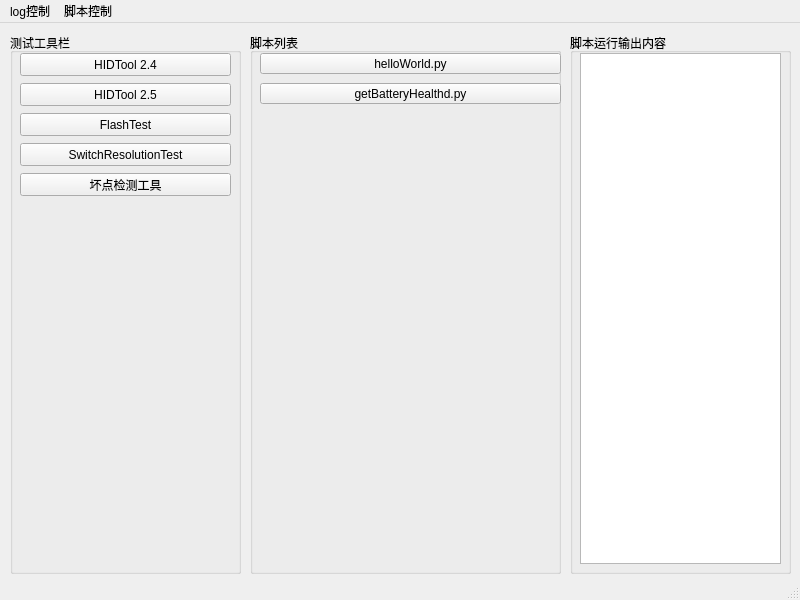
<?xml version="1.0" encoding="UTF-8"?>
<ui version="4.0">
 <class>MainWindow</class>
 <widget class="QMainWindow" name="MainWindow">
  <property name="geometry">
   <rect>
    <x>0</x>
    <y>0</y>
    <width>800</width>
    <height>600</height>
   </rect>
  </property>
  <property name="minimumSize">
   <size>
    <width>800</width>
    <height>600</height>
   </size>
  </property>
  <property name="maximumSize">
   <size>
    <width>800</width>
    <height>600</height>
   </size>
  </property>
  <property name="windowTitle">
   <string>视熙测试工具箱</string>
  </property>
  <property name="windowIcon">
   <iconset>
    <normaloff>C:/Users/CHENGUANGTAO/.designer/backup/seevi_64.ico</normaloff>C:/Users/CHENGUANGTAO/.designer/backup/seevi_64.ico</iconset>
  </property>
  <property name="toolTip">
   <string>视熙科技测试部工具箱</string>
  </property>
  <property name="autoFillBackground">
   <bool>false</bool>
  </property>
  <property name="iconSize">
   <size>
    <width>64</width>
    <height>64</height>
   </size>
  </property>
  <property name="documentMode">
   <bool>false</bool>
  </property>
  <property name="tabShape">
   <enum>QTabWidget::Rounded</enum>
  </property>
  <property name="dockNestingEnabled">
   <bool>false</bool>
  </property>
  <widget class="QWidget" name="centralwidget">
   <widget class="QGroupBox" name="groupBox">
    <property name="geometry">
     <rect>
      <x>10</x>
      <y>10</y>
      <width>231</width>
      <height>541</height>
     </rect>
    </property>
    <property name="autoFillBackground">
     <bool>false</bool>
    </property>
    <property name="title">
     <string>测试工具栏</string>
    </property>
    <property name="flat">
     <bool>false</bool>
    </property>
    <widget class="QPushButton" name="btn_hidTool_2_4">
     <property name="geometry">
      <rect>
       <x>10</x>
       <y>20</y>
       <width>211</width>
       <height>23</height>
      </rect>
     </property>
     <property name="toolTip">
      <string>点击打开HidTool 2.4</string>
     </property>
     <property name="text">
      <string>HIDTool 2.4</string>
     </property>
    </widget>
    <widget class="QPushButton" name="btn_FlashTest">
     <property name="geometry">
      <rect>
       <x>10</x>
       <y>80</y>
       <width>211</width>
       <height>23</height>
      </rect>
     </property>
     <property name="toolTip">
      <string>点击打开FlashTest测试工具</string>
     </property>
     <property name="text">
      <string>FlashTest</string>
     </property>
    </widget>
    <widget class="QPushButton" name="btn_SwitchResolutionTest">
     <property name="geometry">
      <rect>
       <x>10</x>
       <y>110</y>
       <width>211</width>
       <height>23</height>
      </rect>
     </property>
     <property name="toolTip">
      <string>点击打开分辨率切换测试页面</string>
     </property>
     <property name="text">
      <string>SwitchResolutionTest</string>
     </property>
    </widget>
    <widget class="QPushButton" name="btn_hidTool_2_5">
     <property name="geometry">
      <rect>
       <x>10</x>
       <y>50</y>
       <width>211</width>
       <height>23</height>
      </rect>
     </property>
     <property name="toolTip">
      <string>点击打开HidTool 2.5</string>
     </property>
     <property name="text">
      <string>HIDTool 2.5</string>
     </property>
    </widget>
    <widget class="QPushButton" name="btn_BadPointCheck">
     <property name="geometry">
      <rect>
       <x>10</x>
       <y>140</y>
       <width>211</width>
       <height>23</height>
      </rect>
     </property>
     <property name="toolTip">
      <string>点击打开分辨率切换测试页面</string>
     </property>
     <property name="text">
      <string>坏点检测工具</string>
     </property>
    </widget>
   </widget>
   <widget class="QGroupBox" name="groupBox_2">
    <property name="geometry">
     <rect>
      <x>250</x>
      <y>10</y>
      <width>311</width>
      <height>541</height>
     </rect>
    </property>
    <property name="toolTip">
     <string/>
    </property>
    <property name="title">
     <string>脚本列表</string>
    </property>
    <widget class="QPushButton" name="btn_Script_HelloWorld">
     <property name="geometry">
      <rect>
       <x>10</x>
       <y>20</y>
       <width>301</width>
       <height>21</height>
      </rect>
     </property>
     <property name="toolTip">
      <string>点击运行helloWorld.py脚本</string>
     </property>
     <property name="text">
      <string>helloWorld.py</string>
     </property>
    </widget>
    <widget class="QPushButton" name="btn_Script_GetBetteryHealthd">
     <property name="geometry">
      <rect>
       <x>10</x>
       <y>50</y>
       <width>301</width>
       <height>21</height>
      </rect>
     </property>
     <property name="toolTip">
      <string>点击运行getBatteryHealthd.py脚本</string>
     </property>
     <property name="text">
      <string>getBatteryHealthd.py</string>
     </property>
    </widget>
   </widget>
   <widget class="QGroupBox" name="groupBox_3">
    <property name="geometry">
     <rect>
      <x>570</x>
      <y>10</y>
      <width>221</width>
      <height>541</height>
     </rect>
    </property>
    <property name="title">
     <string>脚本运行输出内容</string>
    </property>
    <widget class="QPlainTextEdit" name="log_output_EditText">
     <property name="geometry">
      <rect>
       <x>10</x>
       <y>20</y>
       <width>201</width>
       <height>511</height>
      </rect>
     </property>
    </widget>
   </widget>
  </widget>
  <widget class="QMenuBar" name="menubar">
   <property name="geometry">
    <rect>
     <x>0</x>
     <y>0</y>
     <width>800</width>
     <height>23</height>
    </rect>
   </property>
   <widget class="QMenu" name="menu_Log">
    <property name="title">
     <string>log控制</string>
    </property>
    <addaction name="menuItem_logClear"/>
    <addaction name="menuItem_logDelete"/>
   </widget>
   <widget class="QMenu" name="menu">
    <property name="title">
     <string>脚本控制</string>
    </property>
    <addaction name="menuItem_stopScript"/>
   </widget>
   <addaction name="menu_Log"/>
   <addaction name="menu"/>
  </widget>
  <widget class="QStatusBar" name="statusbar"/>
  <action name="menuItem_logClear">
   <property name="text">
    <string>清除log输出显示内容</string>
   </property>
  </action>
  <action name="menuItem_logDelete">
   <property name="text">
    <string>删除log文件./log.txt</string>
   </property>
  </action>
  <action name="menuItem_stopScript">
   <property name="text">
    <string>停止脚本</string>
   </property>
  </action>
 </widget>
 <resources/>
 <connections/>
</ui>
